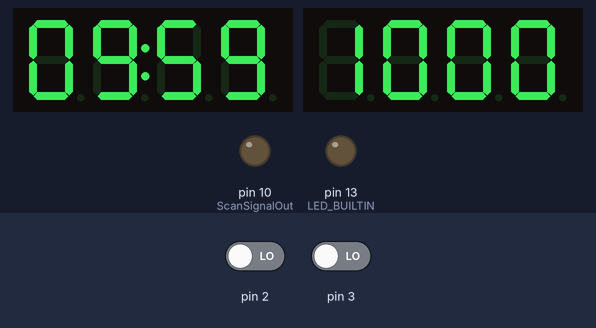
Simulated run of this sketch. Board: Arduino Uno, built with avr-gcc and run on an emulated ATmega328P. Shown: 2 × 4-digit seven-segment display, output pins drawn as LEDs (lit = HIGH). The test bench sets the inputs (shaded band); at power-on: pin 3 LOW, pin 2 LOW.

Above: at 2.09 s.
2.3 s: pin 3 driven HIGH
At 3.29 s:
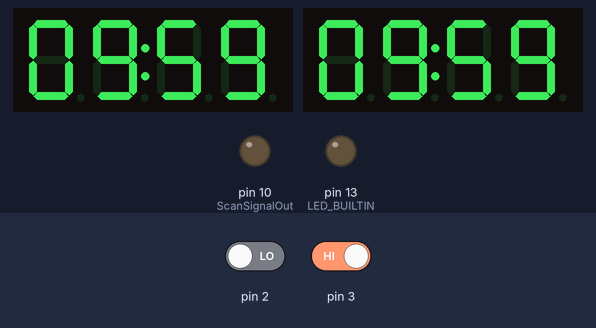
3.9 s: pin 2 driven HIGH
At 4.79 s:
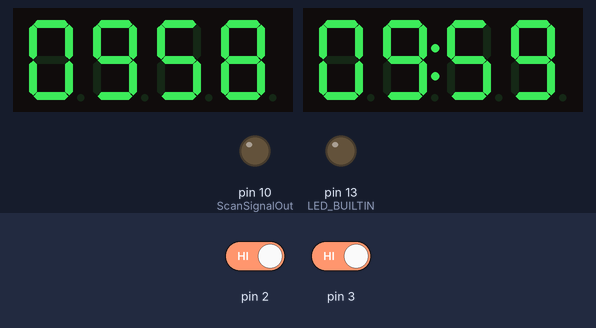

The sketch:

TwoTimersWithTwoButtons.ino
```cpp
// (licence header left out)
#include <TimerOne.h>
#include "TM1637.h"
#define ON 1
#define OFF 0

int8_t WhiteTimeDisp[] = {0x00,0x00,0x00,0x00};
int8_t BlackTimeDisp[] = {0x00,0x00,0x00,0x00};
volatile bool isWhite = 1;
bool WhiteLost = false;
bool BlackLost = false;
unsigned char WhiteClockPoint = 1;
unsigned char BlackClockPoint = 1;
unsigned char WhiteUpdate;
unsigned char BlackUpdate;
unsigned char WhitetenthOfSecond = 0;
unsigned char BlacktenthOfSecond = 0;
unsigned char Whitesecond = 0;
unsigned char Blacksecond = 0;
unsigned char Whiteminute = 10;
unsigned char Blackminute = 10;


#define WhiteCLK 6         //pins definitions for TM1637 and can be changed to other ports
#define WhiteDIO 7
#define BlackCLK 8
#define BlackDIO 9
#define ScanSignalOut 10

TM1637 WhiteClock(WhiteCLK,WhiteDIO);
TM1637 BlackClock(BlackCLK,BlackDIO);

void setup()
{
  Serial.begin(115200);
  pinMode(LED_BUILTIN, OUTPUT);
  pinMode(ScanSignalOut, OUTPUT);
  digitalWrite(ScanSignalOut, LOW);

  WhiteClock.set();
  WhiteClock.init();

  BlackClock.set();
  BlackClock.init();

  WhiteTimeDisp[0] = Whiteminute / 10;
  WhiteTimeDisp[1] = Whiteminute % 10;
  WhiteTimeDisp[2] = Whitesecond / 10;
  WhiteTimeDisp[3] = Whitesecond % 10;
  WhiteClock.display(WhiteTimeDisp);

  BlackTimeDisp[0] = Blackminute / 10;
  BlackTimeDisp[1] = Blackminute % 10;
  BlackTimeDisp[2] = Blacksecond / 10;
  BlackTimeDisp[3] = Blacksecond % 10;
  BlackClock.display(BlackTimeDisp);

  attachInterrupt(digitalPinToInterrupt(2), turnChangeToWhite, RISING );
  attachInterrupt(digitalPinToInterrupt(3), turnChangeToBlack, RISING );
  delay(1000);

  Timer1.initialize(100000);              //timing for 100ms
  Timer1.attachInterrupt(TimingISR);     //declare the interrupt serve routine:TimingISR
}

void loop()
{
  if(WhiteLost == true)
  {
    Serial.println("White lost the game on time");
    digitalWrite(LED_BUILTIN, HIGH);
    delay(500);
    digitalWrite(LED_BUILTIN, LOW);
    delay(500);
  }

  if(BlackLost == true)
  {
    Serial.println("Black lost the game on time");
    digitalWrite(LED_BUILTIN, HIGH);
    delay(1000);
    digitalWrite(LED_BUILTIN, LOW);
    delay(1000);
  }
  if(isWhite == 1)
  {
    if(WhiteUpdate == ON)
      {
        TimeUpdate();
        WhiteClock.display(WhiteTimeDisp);
      }
  }
  else
  {
    if(BlackUpdate == ON)
      {
        TimeUpdate();
        BlackClock.display(BlackTimeDisp);
      }
  }
}

void turnChangeToWhite()
{
  digitalWrite(ScanSignalOut, HIGH);
  isWhite = 1;
  delay(20);
  digitalWrite(ScanSignalOut, LOW);
}

void turnChangeToBlack()
{
  digitalWrite(ScanSignalOut, HIGH);
  isWhite = 0;
  delay(20);
  digitalWrite(ScanSignalOut, LOW);
}


void TimingISR()
{
  if(isWhite == 1 and BlackLost == false and WhiteLost == false)
    {
      WhitetenthOfSecond ++;
      WhiteUpdate = ON;
      if(WhitetenthOfSecond == 10){

        if(Whitesecond == 0)
        {

          if(Whiteminute == 0  and Whitesecond == 0)
          {
            WhiteLost = true;
            Whitesecond = 0;
            Whiteminute = 0;
          }
          else
          {
            Whiteminute --;
            Whitesecond = 59;
          }
        }
        else{
        Whitesecond --;}
        WhitetenthOfSecond = 0;
      }
     // Serial.println(second);
      WhiteClockPoint = (~WhiteClockPoint) & 0x01;
    }
  else if(BlackLost == false and WhiteLost == false)
    {
      BlacktenthOfSecond ++;
      BlackUpdate = ON;
      if(BlacktenthOfSecond == 10){

        if(Blacksecond == 0)
        {

          if(Blackminute == 0 and Blacksecond == 0)
          {
            BlackLost = true;
            Blacksecond = 0;
            Blackminute = 0;
          }
          else
          {
            Blackminute --;
            Blacksecond = 59;
          }

        }
        else{
        Blacksecond --;}
        BlacktenthOfSecond = 0;
      }
     // Serial.println(second);
      BlackClockPoint = (~BlackClockPoint) & 0x01;
    }
}

void TimeUpdate(void)
{
  if(isWhite == 1)
    {
      if(WhiteClockPoint)WhiteClock.point(POINT_ON);
      else WhiteClock.point(POINT_OFF);
      WhiteTimeDisp[0] = Whiteminute / 10;
      WhiteTimeDisp[1] = Whiteminute % 10;
      WhiteTimeDisp[2] = Whitesecond / 10;
      WhiteTimeDisp[3] = Whitesecond % 10;
      WhiteUpdate = OFF;
    }
  else
    {
      if(BlackClockPoint)BlackClock.point(POINT_ON);
      else BlackClock.point(POINT_OFF);
      BlackTimeDisp[0] = Blackminute / 10;
      BlackTimeDisp[1] = Blackminute % 10;
      BlackTimeDisp[2] = Blacksecond / 10;
      BlackTimeDisp[3] = Blacksecond % 10;
      BlackUpdate = OFF;
    }
}
```
